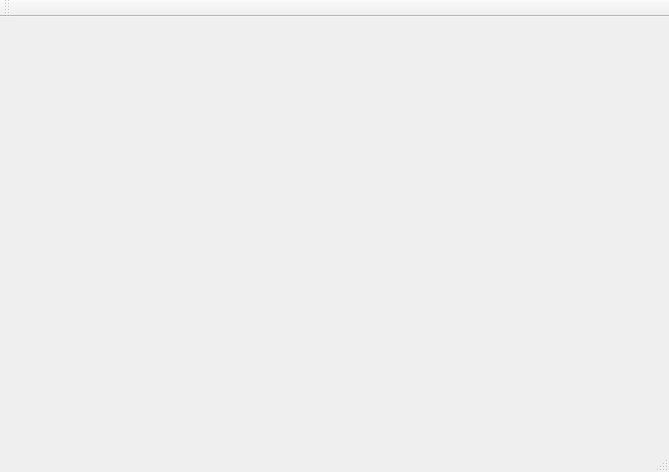
<?xml version="1.0" encoding="UTF-8"?>
<ui version="4.0">
 <class>MainWindow</class>
 <widget class="QMainWindow" name="MainWindow">
  <property name="geometry">
   <rect>
    <x>0</x>
    <y>0</y>
    <width>669</width>
    <height>472</height>
   </rect>
  </property>
  <property name="windowTitle">
   <string>MainWindow</string>
  </property>
  <widget class="QWidget" name="centralWidget">
   <widget class="QPushButton" name="pushButton">
    <property name="geometry">
     <rect>
      <x>1000</x>
      <y>800</y>
      <width>121</width>
      <height>41</height>
     </rect>
    </property>
    <property name="text">
     <string>PushButton</string>
    </property>
   </widget>
  </widget>
  <widget class="QMenuBar" name="menuBar">
   <property name="geometry">
    <rect>
     <x>0</x>
     <y>0</y>
     <width>669</width>
     <height>21</height>
    </rect>
   </property>
  </widget>
  <widget class="QToolBar" name="mainToolBar">
   <attribute name="toolBarArea">
    <enum>TopToolBarArea</enum>
   </attribute>
   <attribute name="toolBarBreak">
    <bool>false</bool>
   </attribute>
  </widget>
  <widget class="QStatusBar" name="statusBar"/>
 </widget>
 <layoutdefault spacing="6" margin="11"/>
 <resources/>
 <connections/>
</ui>
